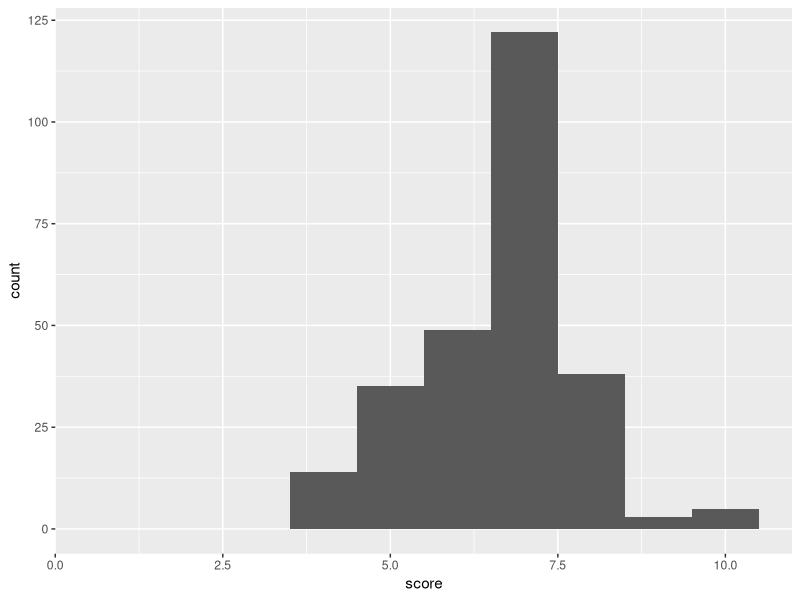

Write the R code that produced this figure. (Note: this script raises an error after producing the figure.)
library(tidyverse)
library(ggplot2)

percentages <- c(0,0,0,5,13,18,45,14,1,2)
total <- 272

calc_population <- function(total_votes, percentages) {
  array <- c()
  for (i in percentages) {
    pop <- round((total_votes * i)/100, 0)
    array <- c(array, pop)
  }
  return(array)
}

pop <- calc_population(total, percentages)
pop

popDf <- tibble(score = c(1:10), n = pop)

ggplot(popDf) +
  geom_histogram(aes(x = score, weight = n), bins = 10)

scores <- function(df){
  freq <- c()
  for (i in 1:10){
    freq <- c(freq, rep(i, df[i,2]))
  }
  return(freq)
}

scores <- scores(popDf)

mean(scores)
median(scores)

quantile(scores, probs = c(0, 0.25, 0.5, 0.75, 1))

quantile(scores, probs)